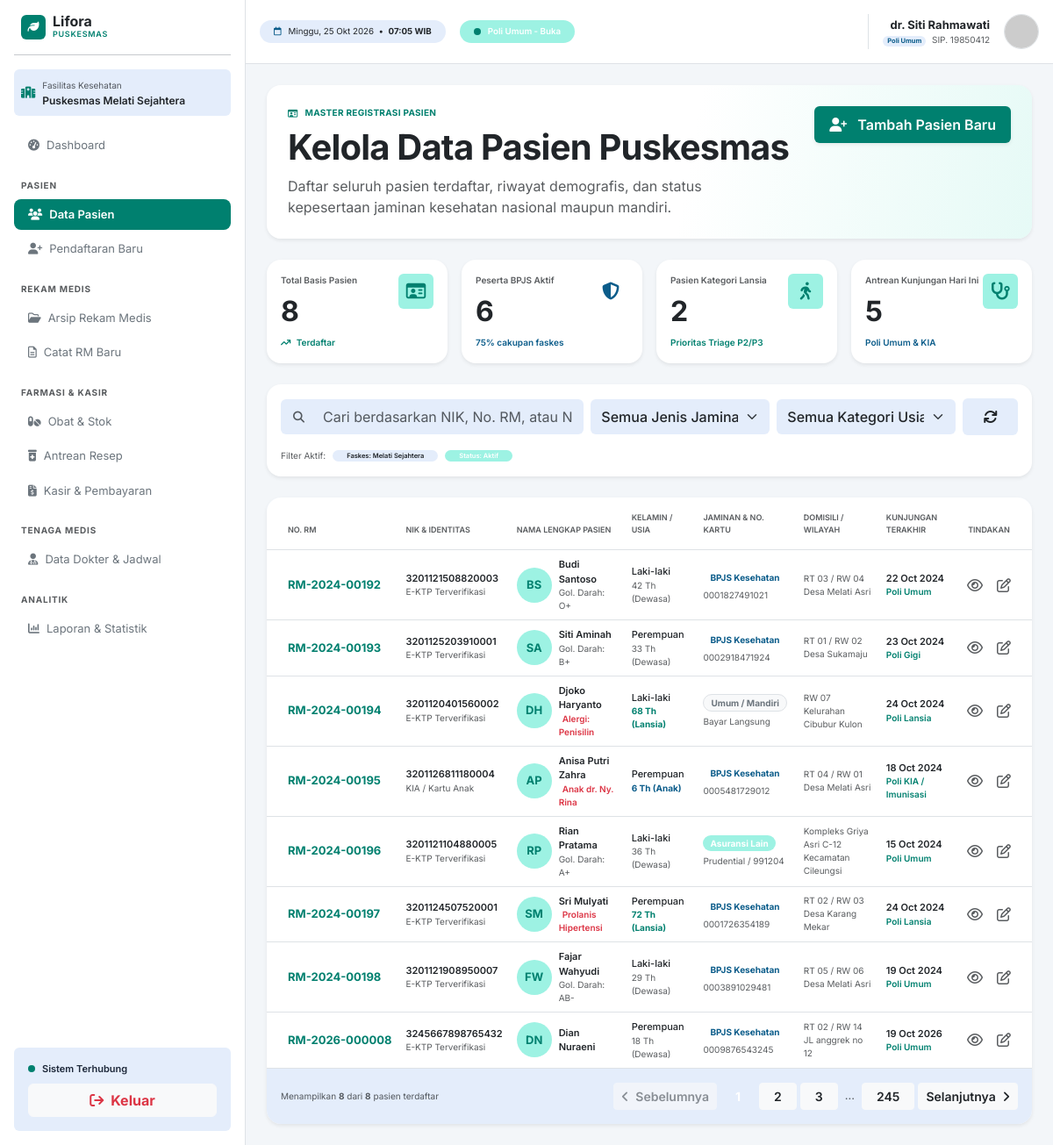
Page /admin/kelola_pasien.php (signed in) on the committed database.
### tables this page shows
CREATE TABLE `pasien` (
  `id` int NOT NULL,
  `no_rm` varchar(30) NOT NULL,
  `nik_identitas` varchar(20) NOT NULL,
  `jenis_identitas` varchar(50) DEFAULT 'E-KTP Terverifikasi',
  `nama_lengkap` varchar(150) NOT NULL,
  `inisial` varchar(5) DEFAULT '',
  `tempat_lahir` varchar(100) DEFAULT '',
  `tanggal_lahir` date DEFAULT NULL,
  `jenis_kelamin` enum('Laki-laki','Perempuan') NOT NULL,
  `nama_ibu_kandung` varchar(150) DEFAULT '',
  `no_hp` varchar(20) DEFAULT '',
  `alamat_ktp` text,
  `rt` varchar(10) DEFAULT '',
  `rw` varchar(10) DEFAULT '',
  `kode_pos` varchar(10) DEFAULT '',
  `jenis_penjamin` varchar(50) NOT NULL DEFAULT 'BPJS Kesehatan (PBI)',
  `no_kartu_bpjs` varchar(30) DEFAULT '',
  `faskes_asal` varchar(100) DEFAULT 'Puskesmas Melati Sejahtera',
  `nama_penanggung_jawab` varchar(150) DEFAULT '',
  `hubungan_penanggung_jawab` varchar(50) DEFAULT '',
  `no_telp_darurat` varchar(20) DEFAULT '',
  `gol_darah` varchar(10) DEFAULT '-',
  `catatan_khusus` varchar(100) DEFAULT '',
  `usia` int DEFAULT '0',
  `kategori_usia` varchar(20) DEFAULT 'Dewasa',
  `jenis_jaminan` varchar(50) DEFAULT 'BPJS Kesehatan',
  `nomor_kartu` varchar(50) DEFAULT '-',
  `domisili_wilayah` text,
  `kunjungan_terakhir` date DEFAULT NULL,
  `poli_terakhir` varchar(50) DEFAULT 'Poli Umum'
);

### admin/kelola_pasien.php (the view, shortened to what the rows shown need)
<?php
require_once '../koneksi.php';
$search          = isset($_GET['search'])   ? trim($_GET['search']) : '';
$query = "SELECT * FROM pasien WHERE (nama_lengkap LIKE :search1 OR no_rm LIKE :search2 OR nik_identitas LIKE :search3)";
$params = [
    ':search1' => "%$search%",
    ':search2' => "%$search%",
    ':search3' => "%$search%"
];
$query .= " ORDER BY id ASC";
$stmt = $pdo->prepare($query);
$stmt->execute($params);
$pasienList = $stmt->fetchAll();
$jumlahTampil = count($pasienList);
?>
<!DOCTYPE html>
<html lang="id">
<head>
    <?php include '../layout/components/admin/head.php'; ?>
</head>
<body>
<div class="d-flex min-vh-100">
    <main class="flex-grow-1 d-flex flex-column" style="min-width: 0;">
        <div class="container-fluid py-4 px-4 flex-grow-1 d-flex flex-column gap-4">
            <div class="card border-0 shadow-sm hero-card rounded-4">
                <div class="card-body p-4 d-flex flex-column flex-md-row justify-content-between align-items-md-start gap-4">
                    <div>
                        <h1 class="fw-bold text-dark mb-2" style="letter-spacing: -0.02em;">Kelola Data Pasien Puskesmas</h1>
                    </div>
                </div>
            </div>
            <div class="card border-0 shadow-sm rounded-4 overflow-hidden">
                <div class="table-responsive">
                    <table class="table table-hover align-middle mb-0">
                        <thead class="bg-lifora-blue-soft">
                            <tr>
                                <th class="fs-9 text-muted text-uppercase fw-semibold py-3 ps-4">No. RM</th>
                                <th class="fs-9 text-muted text-uppercase fw-semibold py-3">NIK & Identitas</th>
                                <th class="fs-9 text-muted text-uppercase fw-semibold py-3">Nama Lengkap Pasien</th>
                                <th class="fs-9 text-muted text-uppercase fw-semibold py-3">Kelamin / Usia</th>
                                <th class="fs-9 text-muted text-uppercase fw-semibold py-3">Jaminan & No. Kartu</th>
                                <th class="fs-9 text-muted text-uppercase fw-semibold py-3">Domisili / Wilayah</th>
                                <th class="fs-9 text-muted text-uppercase fw-semibold py-3">Kunjungan Terakhir</th>
                                <th class="fs-9 text-muted text-uppercase fw-semibold py-3 text-center pe-4">Tindakan</th>
                            </tr>
                        </thead>
                        <tbody>
                            <?php if ($jumlahTampil > 0): ?>
                                <?php foreach ($pasienList as $row): ?>
                                <tr>
                                    <td class="ps-4 fw-bold text-lifora-primary text-nowrap"><?= htmlspecialchars($row['no_rm']); ?></td>
                                    <td>
                                        <div class="fw-semibold text-dark fs-7"><?= htmlspecialchars($row['nik_identitas']); ?></div>
                                        <div class="text-muted fs-8"><?= htmlspecialchars($row['jenis_identitas']); ?></div>
                                    </td>
                                    <td>
                                        <div class="d-flex align-items-center gap-2">
                                            <div class="bg-lifora-primary-soft text-lifora-primary rounded-circle d-flex align-items-center justify-content-center fw-bold flex-shrink-0" style="width: 40px; height: 40px;">
                                                <?= htmlspecialchars($row['inisial']); ?>
                                            </div>
                                            <div>
                                                <div class="fw-semibold text-dark fs-7"><?= htmlspecialchars($row['nama_lengkap']); ?></div>
                                                <div class="fs-8 text-muted">
                                                    <?php if (!empty($row['gol_darah']) && $row['gol_darah'] != '-'): ?>
                                                        Gol. Darah: <?= htmlspecialchars($row['gol_darah']); ?>
                                                    <?php endif; ?>
                                                    <?php if (!empty($row['catatan_khusus'])): ?>
                                                        <span class="text-danger fw-semibold ms-1"><?= htmlspecialchars($row['catatan_khusus']); ?></span>
                                                    <?php endif; ?>
                                                </div>
                                            </div>
                                        </div>
                                    </td>
                                    <td>
                                        <div class="fw-medium text-dark fs-7"><?= htmlspecialchars($row['jenis_kelamin']); ?></div>
                                        <div class="fs-8">
                                            <?php if ($row['kategori_usia'] == 'Lansia'): ?>
                                                <span class="text-lifora-primary fw-bold"><?= $row['usia']; ?> Th (Lansia)</span>
                                            <?php elseif ($row['kategori_usia'] == 'Anak'): ?>
                                                <span class="text-lifora-blue fw-bold"><?= $row['usia']; ?> Th (Anak)</span>
                                            <?php else: ?>
                                                <span class="text-muted"><?= $row['usia']; ?> Th (Dewasa)</span>
                                            <?php endif; ?>
                                        </div>
                                    </td>
                                    <td>
                                        <?php if ($row['jenis_jaminan'] == 'BPJS Kesehatan'): ?>
                                            <span class="badge bg-lifora-blue-badge text-lifora-blue rounded-pill px-2 py-1 fs-8 mb-1">BPJS Kesehatan</span>
                                        <?php elseif ($row['jenis_jaminan'] == 'Umum / Mandiri'): ?>
                                            <span class="badge bg-light text-secondary border rounded-pill px-2 py-1 fs-8 mb-1">Umum / Mandiri</span>
                                        <?php else: ?>
                                            <span class="badge bg-lifora-primary-soft text-lifora-primary-dark rounded-pill px-2 py-1 fs-8 mb-1">Asuransi Lain</span>
                                        <?php endif; ?>
                                        <div class="fs-8 text-muted"><?= htmlspecialchars($row['nomor_kartu']); ?></div>
                                    </td>
                                    <td class="fs-8 text-muted"><?= $row['domisili_wilayah']; ?></td>
                                    <td>
                                        <div class="fw-semibold text-dark fs-7"><?= $row['kunjungan_terakhir'] ? date('d M Y', strtotime($row['kunjungan_terakhir'])) : '-'; ?></div>
                                        <div class="fs-8 fw-semibold text-lifora-primary"><?= htmlspecialchars($row['poli_terakhir']); ?></div>
                                    </td>
                                    <td class="text-center pe-4">
                                        <div class="d-flex justify-content-center gap-3 text-muted fs-6">
                                            <a href="#" class="text-muted text-decoration-none" title="Lihat"><i class="fa-regular fa-eye"></i></a>
                                            <a href="#" class="text-muted text-decoration-none" title="Ubah"><i class="fa-regular fa-pen-to-square"></i></a>
                                        </div>
                                    </td>
                                </tr>
                                <?php endforeach; ?>
                            <?php endif; ?>
                        </tbody>
                    </table>
                </div>
            </div>
        </div>
    </main>
</div>
<?php include '../layout/components/admin/footer.php'; ?>
</body>
</html>

### rows in the picture
pasien: no_rm "RM-2024-00192", nik_identitas "3201121508820003", jenis_identitas "E-KTP Terverifikasi", inisial "BS", nama_lengkap "Budi Santoso", gol_darah "O+", jenis_kelamin "Laki-laki", usia "42", jenis_jaminan "BPJS Kesehatan", nomor_kartu "0001827491021", domisili_wilayah "RT 03 / RW 04 Desa Melati Asri", kunjungan_terakhir "22 Oct 2024", poli_terakhir "Poli Umum"
pasien: no_rm "RM-2024-00193", nik_identitas "3201125203910001", jenis_identitas "E-KTP Terverifikasi", inisial "SA", nama_lengkap "Siti Aminah", gol_darah "B+", jenis_kelamin "Perempuan", usia "33", jenis_jaminan "BPJS Kesehatan", nomor_kartu "0002918471924", domisili_wilayah "RT 01 / RW 02 Desa Sukamaju", kunjungan_terakhir "23 Oct 2024", poli_terakhir "Poli Gigi"
pasien: no_rm "RM-2024-00194", nik_identitas "3201120401560002", jenis_identitas "E-KTP Terverifikasi", inisial "DH", nama_lengkap "Djoko Haryanto", catatan_khusus "Alergi: Penisilin", jenis_kelamin "Laki-laki", usia "68", jenis_jaminan "Umum / Mandiri", nomor_kartu "Bayar Langsung", domisili_wilayah "RW 07 Kelurahan Cibubur Kulon", kunjungan_terakhir "24 Oct 2024", poli_terakhir "Poli Lansia"
pasien: no_rm "RM-2024-00195", nik_identitas "3201126811180004", jenis_identitas "KIA / Kartu Anak", inisial "AP", nama_lengkap "Anisa Putri Zahra", catatan_khusus "Anak dr. Ny. Rina", jenis_kelamin "Perempuan", usia "6", jenis_jaminan "BPJS Kesehatan", nomor_kartu "0005481729012", domisili_wilayah "RT 04 / RW 01 Desa Melati Asri", kunjungan_terakhir "18 Oct 2024", poli_terakhir "Poli KIA / Imunisasi"
pasien: no_rm "RM-2024-00196", nik_identitas "3201121104880005", jenis_identitas "E-KTP Terverifikasi", inisial "RP", nama_lengkap "Rian Pratama", gol_darah "A+", jenis_kelamin "Laki-laki", usia "36", jenis_jaminan "Asuransi Lain", nomor_kartu "Prudential / 991204", domisili_wilayah "Kompleks Griya Asri C-12 Kecamatan Cileungsi", kunjungan_terakhir "15 Oct 2024", poli_terakhir "Poli Umum"
pasien: no_rm "RM-2024-00197", nik_identitas "3201124507520001", jenis_identitas "E-KTP Terverifikasi", inisial "SM", nama_lengkap "Sri Mulyati", catatan_khusus "Prolanis Hipertensi", jenis_kelamin "Perempuan", usia "72", jenis_jaminan "BPJS Kesehatan", nomor_kartu "0001726354189", domisili_wilayah "RT 02 / RW 03 Desa Karang Mekar", kunjungan_terakhir "24 Oct 2024", poli_terakhir "Poli Lansia"
pasien: no_rm "RM-2024-00198", nik_identitas "3201121908950007", jenis_identitas "E-KTP Terverifikasi", inisial "FW", nama_lengkap "Fajar Wahyudi", gol_darah "AB-", jenis_kelamin "Laki-laki", usia "29", jenis_jaminan "BPJS Kesehatan", nomor_kartu "0003891029481", domisili_wilayah "RT 05 / RW 06 Desa Melati Asri", kunjungan_terakhir "19 Oct 2024", poli_terakhir "Poli Umum"
pasien: no_rm "RM-2026-000008", nik_identitas "3245667898765432", jenis_identitas "E-KTP Terverifikasi", inisial "DN", nama_lengkap "Dian Nuraeni", jenis_kelamin "Perempuan", usia "18", jenis_jaminan "BPJS Kesehatan", nomor_kartu "0009876543245", domisili_wilayah "RT 02 / RW 14 JL anggrek no 12", kunjungan_terakhir "19 Oct 2026", poli_terakhir "Poli Umum"

### other values in the picture
$totalPasien "8"
$totalBpjs "6"
$persenBpjs "75"
$totalLansia "2"
$totalAntrean "5"
$jumlahTampil "8"
